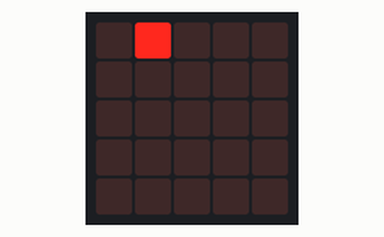
Bench run of a program on a simulated BBC micro:bit (MakeCode). Shown: the board's 5×5 LED display.

Above: at 0.1 s.
At 1.1 s:
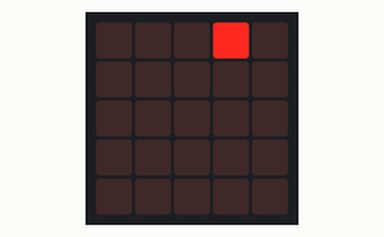
At 1.6 s:
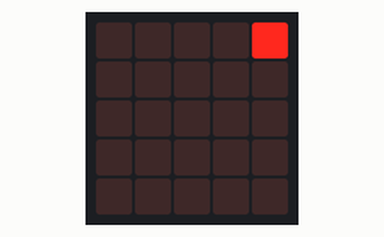
At 2.6 s:
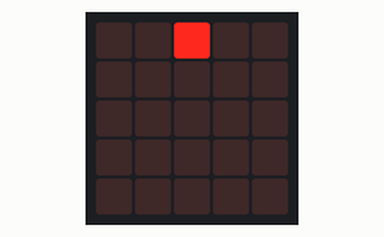
At 3.6 s:
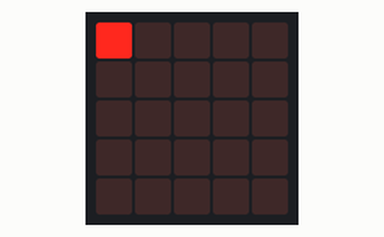

Measured:
- by itself, everything shown: repeats every 4.0 s, in 8 steps
- what the display in image 1 shows lasts 0.5 s, from 1.0 s to 1.5 s

The program:

main.ts
```typescript
let x = 0
basic.forever(function () {
    for (let index = 0; index < 4; index++) {
        x += 1
        led.plot(x, 0)
        led.unplot(x + -1, 0)
        basic.pause(500)
    }
    for (let index = 0; index < 4; index++) {
        x += -1
        led.plot(x, 0)
        led.unplot(x + 1, 0)
        basic.pause(500)
    }
})
```

test.ts
```typescript
// les tests vont ici ; cela ne sera pas compilé si ce paquet est utilisé en tant qu'extension.
```
